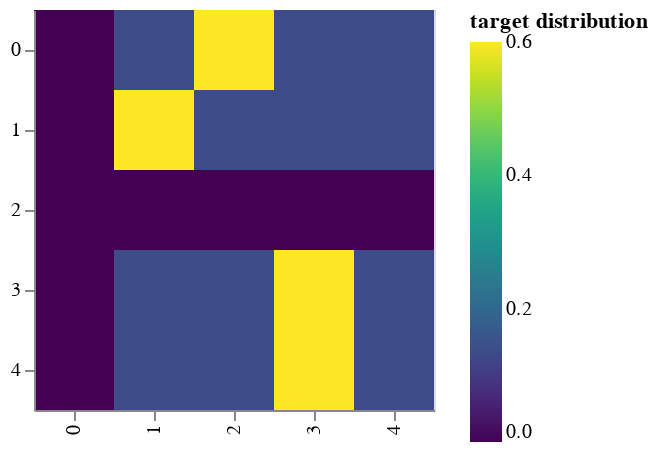

The code cell stored with this chart in its notebook:
### Code cell
def example_label_smoothing():
    crit = LabelSmoothing(5, 0, 0.4)
    predict = torch.FloatTensor(
        [
            [0, 0.2, 0.7, 0.1, 0],
            [0, 0.2, 0.7, 0.1, 0],
            [0, 0.2, 0.7, 0.1, 0],
            [0, 0.2, 0.7, 0.1, 0],
            [0, 0.2, 0.7, 0.1, 0],
        ]
    )
    crit(x=predict.log(), target=torch.LongTensor([2, 1, 0, 3, 3]))
    LS_data = pd.concat(
        [
            pd.DataFrame(
                {
                    "target distribution": crit.true_dist[x, y].flatten(),
                    "columns": y,
                    "rows": x,
                }
            )
            for y in range(5)
            for x in range(5)
        ]
    )

    return (
        alt.Chart(LS_data)
        .mark_rect(color="Blue", opacity=1)
        .properties(height=200, width=200)
        .encode(
            alt.X("columns:O", title=None),
            alt.Y("rows:O", title=None),
            alt.Color(
                "target distribution:Q", scale=alt.Scale(scheme="viridis")
            ),
        )
        .interactive()
    )


show_example(example_label_smoothing)

### Figure 1 — Vega-Lite specification as saved in the notebook (floating-point values rounded to 4 significant figures)
{"config": {"view": {"continuousWidth": 300, "continuousHeight": 300}}, "data": {"name": "data-462a8ac05baef651a79f7b45de1311d5"}, "mark": {"type": "rect", "color": "Blue", "opacity": 1}, "encoding": {"color": {"field": "target distribution", "scale": {"scheme": "viridis"}, "type": "quantitative"}, "x": {"field": "columns", "title": null, "type": "ordinal"}, "y": {"field": "rows", "title": null, "type": "ordinal"}}, "height": 200, "params": [{"name": "param_1e9efca18e7a2868", "select": {"type": "interval", "encodings": ["x", "y"]}, "bind": "scales"}], "width": 200, "$schema": "https://vega.github.io/schema/vega-lite/v6.1.0.json", "datasets": {"data-462a8ac05baef651a79f7b45de1311d5": [{"target distribution": 0.0, "columns": 0, "rows": 0}, {"target distribution": 0.0, "columns": 0, "rows": 1}, {"target distribution": 0.0, "columns": 0, "rows": 2}, {"target distribution": 0.0, "columns": 0, "rows": 3}, {"target distribution": 0.0, "columns": 0, "rows": 4}, {"target distribution": 0.1333, "columns": 1, "rows": 0}, {"target distribution": 0.6, "columns": 1, "rows": 1}, {"target distribution": 0.0, "columns": 1, "rows": 2}, {"target distribution": 0.1333, "columns": 1, "rows": 3}, {"target distribution": 0.1333, "columns": 1, "rows": 4}, {"target distribution": 0.6, "columns": 2, "rows": 0}, {"target distribution": 0.1333, "columns": 2, "rows": 1}, {"target distribution": 0.0, "columns": 2, "rows": 2}, {"target distribution": 0.1333, "columns": 2, "rows": 3}, {"target distribution": 0.1333, "columns": 2, "rows": 4}, {"target distribution": 0.1333, "columns": 3, "rows": 0}, {"target distribution": 0.1333, "columns": 3, "rows": 1}, {"target distribution": 0.0, "columns": 3, "rows": 2}, {"target distribution": 0.6, "columns": 3, "rows": 3}, {"target distribution": 0.6, "columns": 3, "rows": 4}, {"target distribution": 0.1333, "columns": 4, "rows": 0}, {"target distribution": 0.1333, "columns": 4, "rows": 1}, {"target distribution": 0.0, "columns": 4, "rows": 2}, {"target distribution": 0.1333, "columns": 4, "rows": 3}, {"target distribution": 0.1333, "columns": 4, "rows": 4}]}}
